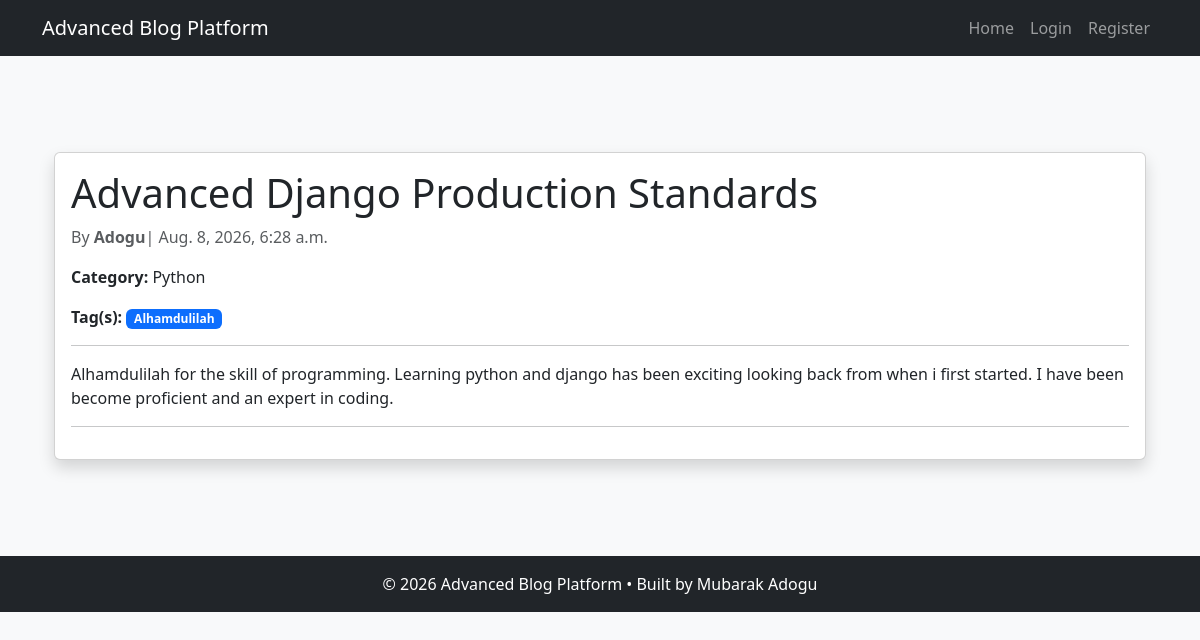
Screenshot of /post/coding/ with the database file from the repository.
### account/models.py (models this page shows, shortened)
class Post(models.Model):
    DRAFT = "draft"
    PUBLISHED = "published"
    STATUS_CHOICES = [
        (DRAFT, "Draft"),
        (PUBLISHED, "Published"),
    ]
    status = models.CharField(
        max_length=10,
        choices=STATUS_CHOICES,
        default=DRAFT,
    )
    author = models.ForeignKey(User, on_delete=models.CASCADE, related_name="posts")
    category = models.ForeignKey(
        Category, on_delete=models.CASCADE, related_name="posts"
    )
    tags = models.ManyToManyField(Tag, blank=True, related_name="posts")
    title = models.CharField(max_length=200)
    slug = models.SlugField(unique=True, editable=False)
    content = models.TextField()
    image = models.ImageField(upload_to="posts/", blank=True, null=True)
    created_at = models.DateTimeField(auto_now_add=True)
    updated_at = models.DateTimeField(auto_now=True)

class Category(models.Model):
    name = models.CharField(max_length=100, unique=True)
    slug = models.SlugField(unique=True)
    def __str__(self):
        return self.name

class Tag(models.Model):
    name = models.CharField(max_length=30, unique=True)
    slug = models.SlugField(unique=True, editable=False)

### account/views.py (the view)
# urls.py: path("post/<slug:slug>/", views.post_detail, name="post_detail"),
def post_detail(request, slug):
    post = get_object_or_404(Post, slug=slug)
    return render(request, "blog/post_detail.html", {"post": post})

### blog/templates/blog/post_detail.html (shortened to what this page needs)
{% extends "base.html" %}
{% block content %}
<div class="container mt-5">
    <div class="card shadow">
        <div class="card-body">
            <h1 class="card-title">{{ post.title }}</h1>
            <p class="text-muted"> By <strong>{{post.author }}</strong>| {{ post.created_at }}</p>
            <p>
                <strong>Category:</strong> {{ post.category }}
            </p>
            <P>
                <strong>Tag(s):</strong>
                {% for tag in post.tags.all %}
                <span class="badge bg-primary">{{ tag.name }}</span>
                    {% empty %}
                        <span class="text-muted">No tag(s)</span>
                {% endfor %}
            </P>
            <hr>
            <p class="card-text">
                {{ post.content }}
            </p>
            <hr>
            {% endblock %}

### rows the page displays
Post: title "Advanced Django Production Standards", author "Adogu", created_at "Aug. 8, 2026, 6:28 a.m.", category "Python", content "Alhamdulilah for the skill of programming. Learning python and django has been exciting looking back from when i first started. I have been become proficient and an expert in coding."
Tag: name "Alhamdulilah"
